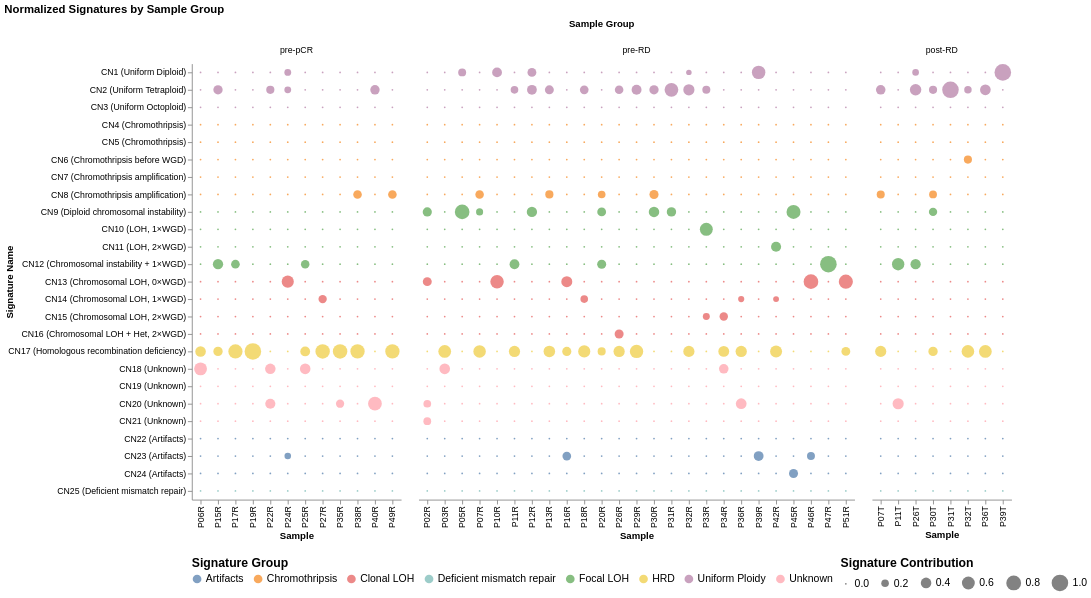

Here is the notebook cell this chart was saved with:
### Markdown cell above
## ANALYSIS

### Code cell
# Define dictionaries and signature order
signature_order = [f'CN{x}' for x in range(1,26)]

cn_descriptions = {
    "CN1": "CN1 (Uniform Diploid)",
    "CN2": "CN2 (Uniform Tetraploid)",
    "CN3": "CN3 (Uniform Octoploid)",
    "CN4": "CN4 (Chromothripsis)",
    "CN5": "CN5 (Chromothripsis)",
    "CN6": "CN6 (Chromothripsis before WGD)",
    "CN7": "CN7 (Chromothripsis amplification)",
    "CN8": "CN8 (Chromothripsis amplification)",
    "CN9": "CN9 (Diploid chromosomal instability)",
    "CN10": "CN10 (LOH, 1×WGD)",
    "CN11": "CN11 (LOH, 2×WGD)",
    "CN12": "CN12 (Chromosomal instability + 1×WGD)",
    "CN13": "CN13 (Chromosomal LOH, 0×WGD)",
    "CN14": "CN14 (Chromosomal LOH, 1×WGD)",
    "CN15": "CN15 (Chromosomal LOH, 2×WGD)",
    "CN16": "CN16 (Chromosomal LOH + Het, 2×WGD)",
    "CN17": "CN17 (Homologous recombination deficiency)",
    "CN18": "CN18 (Unknown)",
    "CN19": "CN19 (Unknown)",
    "CN20": "CN20 (Unknown)",
    "CN21": "CN21 (Unknown)",
    "CN22": "CN22 (Artifacts)",
    "CN23": "CN23 (Artifacts)",
    "CN24": "CN24 (Artifacts)",
    "CN25": "CN25 (Deficient mismatch repair)"
}

cn_to_group = {
    "CN1": "Uniform Ploidy",
    "CN2": "Uniform Ploidy",
    "CN3": "Uniform Ploidy",
    "CN4": "Chromothripsis",
    "CN5": "Chromothripsis",
    "CN6": "Chromothripsis",
    "CN7": "Chromothripsis",
    "CN8": "Chromothripsis",
    "CN9": "Focal LOH",
    "CN10": "Focal LOH",
    "CN11": "Focal LOH",
    "CN12": "Focal LOH",
    "CN13": "Clonal LOH",
    "CN14": "Clonal LOH",
    "CN15": "Clonal LOH",
    "CN16": "Clonal LOH",
    "CN17": "HRD",
    "CN18": "Unknown",
    "CN19": "Unknown",
    "CN20": "Unknown",
    "CN21": "Unknown",
    "CN22": "Artifacts",
    "CN23": "Artifacts",
    "CN24": "Artifacts",
    "CN25": "Deficient mismatch repair"
}

# Create a list of signature names in the correct order
signature_name_order = []
for sig in signature_order:
    if sig in cn_descriptions:
        signature_name_order.append(cn_descriptions[sig])
    else:
        signature_name_order.append(sig)  # Keep original name if no description

# normalize
cnv_sigs_norm = cnv_sigs.copy()
signature_sums = cnv_sigs[signature_order].sum(axis=1)
for col in signature_order:
    cnv_sigs_norm[col] = cnv_sigs[col] / signature_sums

# Melt the dataframe
cnv_sigs_long = cnv_sigs_norm.melt(
    id_vars=['patient','plotname', 'timing', 'response', 'sample_group'],
    value_vars=signature_order,
    var_name='Signature',
    value_name='Value'
)

# Map signatures to their descriptions and groups
cnv_sigs_long['Signature Name'] = cnv_sigs_long['Signature'].map(cn_descriptions)
cnv_sigs_long['Signature Name'] = cnv_sigs_long['Signature Name'].fillna(cnv_sigs_long['Signature'])
cnv_sigs_long['Signature Group'] = cnv_sigs_long['Signature'].map(cn_to_group)

y_axis = alt.Axis(labelLimit=0, labelOverlap=False)

# Create the chart
chart = alt.Chart(cnv_sigs_long).mark_circle().encode(
    x= alt.Y('plotname:N', title='Sample'),
    y=alt.Y('Signature Name:N', sort=signature_name_order, axis=y_axis),
    size=alt.Size('Value:Q', title='Signature Contribution'),
    color='Signature Group:N',
)

# Configure the chart
chart = chart.facet(
    column=alt.Column('sample_group:N', title='Sample Group', sort=['pre-pCR','pre-RD','post-RD'])
).resolve_scale(
    x='independent'
).properties(
    title='Normalized Signatures by Sample Group'
).configure_view(
    stroke=None
).configure_axis(
    grid=False
).configure_legend(
    orient='bottom',
    labelFontSize=12,
    titleFontSize=14
)

# Display the chart
display(chart)
#chart.save('/Users/jacobg/Dropbox/shared_leif/neoSTAR A1 manuscript prep/exome_Jacob/plots/CN signatures dotplot.pdf')

### Figure 1 — Vega-Lite specification as saved in the notebook (floating-point values rounded to 4 significant figures; data arrays with more than 128 entries replaced by an {"elided": "..."} marker saying what was removed)
{"config": {"view": {"continuousWidth": 300, "continuousHeight": 300, "stroke": null}, "axis": {"grid": false}, "legend": {"labelFontSize": 12, "orient": "bottom", "titleFontSize": 14}}, "data": {"name": "data-61d85bd6fd8db2895434fa6bb80ee90f"}, "facet": {"column": {"field": "sample_group", "sort": ["pre-pCR", "pre-RD", "post-RD"], "title": "Sample Group", "type": "nominal"}}, "spec": {"mark": {"type": "circle"}, "encoding": {"color": {"field": "Signature Group", "type": "nominal"}, "size": {"field": "Value", "title": "Signature Contribution", "type": "quantitative"}, "x": {"field": "plotname", "title": "Sample", "type": "nominal"}, "y": {"axis": {"labelLimit": 0, "labelOverlap": false}, "field": "Signature Name", "sort": ["CN1 (Uniform Diploid)", "CN2 (Uniform Tetraploid)", "CN3 (Uniform Octoploid)", "CN4 (Chromothripsis)", "CN5 (Chromothripsis)", "CN6 (Chromothripsis before WGD)", "CN7 (Chromothripsis amplification)", "CN8 (Chromothripsis amplification)", "CN9 (Diploid chromosomal instability)", "CN10 (LOH, 1×WGD)", "CN11 (LOH, 2×WGD)", "CN12 (Chromosomal instability + 1×WGD)", "CN13 (Chromosomal LOH, 0×WGD)", "CN14 (Chromosomal LOH, 1×WGD)", "CN15 (Chromosomal LOH, 2×WGD)", "CN16 (Chromosomal LOH + Het, 2×WGD)", "CN17 (Homologous recombination deficiency)", "CN18 (Unknown)", "CN19 (Unknown)", "CN20 (Unknown)", "CN21 (Unknown)", "CN22 (Artifacts)", "CN23 (Artifacts)", "CN24 (Artifacts)", "CN25 (Deficient mismatch repair)"], "type": "nominal"}}}, "resolve": {"scale": {"x": "independent"}}, "title": "Normalized Signatures by Sample Group", "$schema": "https://vega.github.io/schema/vega-lite/v5.20.1.json", "datasets": {"data-61d85bd6fd8db2895434fa6bb80ee90f": {"elided": "1125 records"}}}
